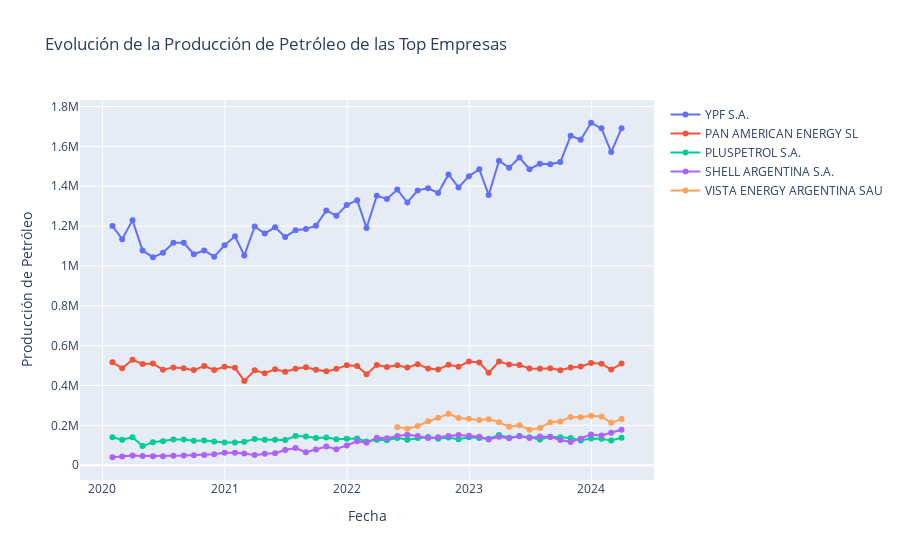

The cell this chart's notebook holds for it:
### Markdown cell above
Top empresas producción de Petróleo desde 2020

### Code cell
fig = go.Figure()

for empresa in top_emp:
    empresa_data = top_empresas[top_empresas['empresa']==empresa]
    fig.add_trace(go.Scatter(
        x=empresa_data['fecha_data'],
        y=empresa_data['prod_pet'],
        mode='lines+markers',
        name=empresa
    ))

fig.update_layout(
    title='Evolución de la Producción de Petróleo de las Top Empresas',
    xaxis_title='Fecha',
    yaxis_title='Producción de Petróleo'
)

fig.show()
